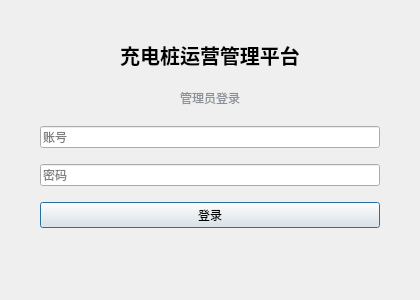
<?xml version="1.0" encoding="UTF-8"?>
<ui version="4.0">
 <class>LoginDialog</class>
 <widget class="QDialog" name="LoginDialog">
  <property name="geometry">
   <rect>
    <x>0</x>
    <y>0</y>
    <width>420</width>
    <height>300</height>
   </rect>
  </property>
  <property name="windowTitle">
   <string>管理员登录</string>
  </property>
  <layout class="QVBoxLayout" name="mainLayout">
   <property name="leftMargin">
    <number>40</number>
   </property>
   <property name="rightMargin">
    <number>40</number>
   </property>
   <property name="topMargin">
    <number>40</number>
   </property>
   <property name="bottomMargin">
    <number>32</number>
   </property>
   <property name="spacing">
    <number>16</number>
   </property>
   <item>
    <widget class="QLabel" name="titleLabel">
     <property name="text">
      <string>充电桩运营管理平台</string>
     </property>
     <property name="alignment">
      <set>Qt::AlignCenter</set>
     </property>
     <property name="styleSheet">
      <string notr="true">font-size: 20px; font-weight: bold;</string>
     </property>
    </widget>
   </item>
   <item>
    <widget class="QLabel" name="subtitleLabel">
     <property name="text">
      <string>管理员登录</string>
     </property>
     <property name="alignment">
      <set>Qt::AlignCenter</set>
     </property>
     <property name="styleSheet">
      <string notr="true">color: #8a8f98;</string>
     </property>
    </widget>
   </item>
   <item>
    <widget class="QLineEdit" name="usernameEdit">
     <property name="placeholderText">
      <string>账号</string>
     </property>
    </widget>
   </item>
   <item>
    <widget class="QLineEdit" name="passwordEdit">
     <property name="placeholderText">
      <string>密码</string>
     </property>
    </widget>
   </item>
   <item>
    <widget class="QPushButton" name="loginButton">
     <property name="text">
      <string>登录</string>
     </property>
     <property name="minimumHeight">
      <number>36</number>
     </property>
    </widget>
   </item>
   <item>
    <widget class="QLabel" name="messageLabel">
     <property name="text">
      <string/>
     </property>
     <property name="alignment">
      <set>Qt::AlignCenter</set>
     </property>
     <property name="styleSheet">
      <string notr="true">color: #e06c75; min-height: 18px;</string>
     </property>
    </widget>
   </item>
  </layout>
 </widget>
 <resources/>
 <connections/>
</ui>
